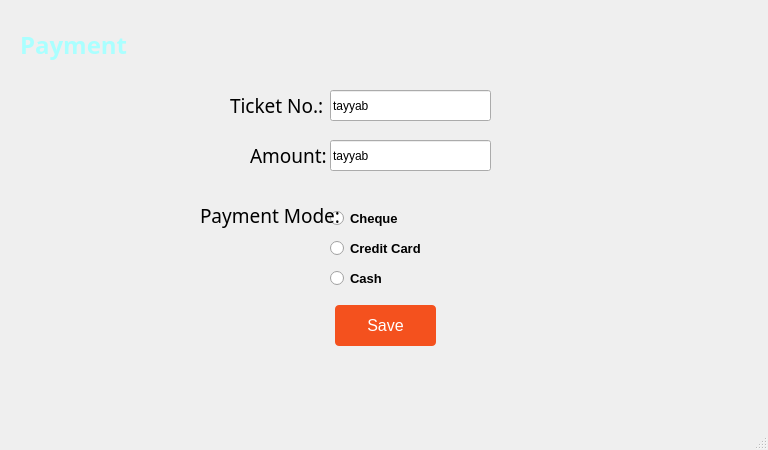
<?xml version="1.0" encoding="UTF-8"?>
<ui version="4.0">
 <class>Payment</class>
 <widget class="QMainWindow" name="Payment">
  <property name="geometry">
   <rect>
    <x>0</x>
    <y>0</y>
    <width>768</width>
    <height>450</height>
   </rect>
  </property>
  <property name="windowTitle">
   <string>Payment</string>
  </property>
  <widget class="QWidget" name="centralwidget">
   <widget class="QLabel" name="pic2_label">
    <property name="geometry">
     <rect>
      <x>0</x>
      <y>0</y>
      <width>761</width>
      <height>401</height>
     </rect>
    </property>
    <property name="text">
     <string/>
    </property>
    <property name="pixmap">
     <pixmap>../../Downloads/airline/back.jpg</pixmap>
    </property>
    <property name="scaledContents">
     <bool>true</bool>
    </property>
    <property name="wordWrap">
     <bool>false</bool>
    </property>
   </widget>
   <widget class="QRadioButton" name="radioButton_2">
    <property name="geometry">
     <rect>
      <x>330</x>
      <y>240</y>
      <width>101</width>
      <height>17</height>
     </rect>
    </property>
    <property name="font">
     <font>
      <pointsize>10</pointsize>
      <weight>75</weight>
      <bold>true</bold>
     </font>
    </property>
    <property name="text">
     <string>Credit Card</string>
    </property>
   </widget>
   <widget class="QLineEdit" name="lineEdit_8">
    <property name="geometry">
     <rect>
      <x>330</x>
      <y>140</y>
      <width>161</width>
      <height>31</height>
     </rect>
    </property>
    <property name="text">
     <string>tayyab</string>
    </property>
    <property name="echoMode">
     <enum>QLineEdit::Normal</enum>
    </property>
   </widget>
   <widget class="QLineEdit" name="lineEdit_2">
    <property name="geometry">
     <rect>
      <x>330</x>
      <y>90</y>
      <width>161</width>
      <height>31</height>
     </rect>
    </property>
    <property name="text">
     <string>tayyab</string>
    </property>
    <property name="echoMode">
     <enum>QLineEdit::Normal</enum>
    </property>
   </widget>
   <widget class="QLabel" name="label_4">
    <property name="geometry">
     <rect>
      <x>230</x>
      <y>90</y>
      <width>141</width>
      <height>31</height>
     </rect>
    </property>
    <property name="font">
     <font>
      <family>Andalus</family>
     </font>
    </property>
    <property name="text">
     <string>&lt;html&gt;&lt;head/&gt;&lt;body&gt;&lt;p&gt;&lt;span style=&quot; font-size:14pt; color:#000000;&quot;&gt;Ticket No.:&lt;/span&gt;&lt;/p&gt;&lt;/body&gt;&lt;/html&gt;</string>
    </property>
   </widget>
   <widget class="QLabel" name="label_3">
    <property name="geometry">
     <rect>
      <x>250</x>
      <y>140</y>
      <width>141</width>
      <height>31</height>
     </rect>
    </property>
    <property name="font">
     <font>
      <family>Andalus</family>
     </font>
    </property>
    <property name="text">
     <string>&lt;html&gt;&lt;head/&gt;&lt;body&gt;&lt;p&gt;&lt;span style=&quot; font-size:14pt; color:#000000;&quot;&gt;Amount:&lt;/span&gt;&lt;/p&gt;&lt;/body&gt;&lt;/html&gt;</string>
    </property>
   </widget>
   <widget class="QRadioButton" name="radioButton_3">
    <property name="geometry">
     <rect>
      <x>330</x>
      <y>270</y>
      <width>82</width>
      <height>17</height>
     </rect>
    </property>
    <property name="font">
     <font>
      <pointsize>10</pointsize>
      <weight>75</weight>
      <bold>true</bold>
     </font>
    </property>
    <property name="text">
     <string>Cash</string>
    </property>
   </widget>
   <widget class="QRadioButton" name="radioButton">
    <property name="geometry">
     <rect>
      <x>330</x>
      <y>210</y>
      <width>82</width>
      <height>17</height>
     </rect>
    </property>
    <property name="font">
     <font>
      <pointsize>10</pointsize>
      <weight>75</weight>
      <bold>true</bold>
     </font>
    </property>
    <property name="text">
     <string>Cheque</string>
    </property>
   </widget>
   <widget class="QLabel" name="label_6">
    <property name="geometry">
     <rect>
      <x>200</x>
      <y>200</y>
      <width>161</width>
      <height>31</height>
     </rect>
    </property>
    <property name="font">
     <font>
      <family>Andalus</family>
     </font>
    </property>
    <property name="text">
     <string>&lt;html&gt;&lt;head/&gt;&lt;body&gt;&lt;p&gt;&lt;span style=&quot; font-size:14pt; color:#000000;&quot;&gt;Payment Mode:&lt;/span&gt;&lt;/p&gt;&lt;/body&gt;&lt;/html&gt;</string>
    </property>
   </widget>
   <widget class="QPushButton" name="pushButton">
    <property name="geometry">
     <rect>
      <x>330</x>
      <y>300</y>
      <width>111</width>
      <height>51</height>
     </rect>
    </property>
    <property name="styleSheet">
     <string notr="true">QPushButton {
  display: inline-block;
  border-radius: 4px;
  background-color: #f4511e;
  border: none;
  color: #FFFFFF;
  text-align: center;
  font-size: 16px;
  padding: 5px;
  width: 100px;
  transition: all 0.5s;
  cursor: pointer;
  margin: 5px;
}</string>
    </property>
    <property name="text">
     <string>Save</string>
    </property>
   </widget>
   <widget class="QLabel" name="label">
    <property name="geometry">
     <rect>
      <x>20</x>
      <y>10</y>
      <width>351</width>
      <height>71</height>
     </rect>
    </property>
    <property name="font">
     <font>
      <family>Andalus</family>
     </font>
    </property>
    <property name="text">
     <string>&lt;!DOCTYPE HTML PUBLIC &quot;-//W3C//DTD HTML 4.0//EN&quot; &quot;http://www.w3.org/TR/REC-html40/strict.dtd&quot;&gt;
&lt;html&gt;&lt;head&gt;&lt;meta name=&quot;qrichtext&quot; content=&quot;1&quot; /&gt;&lt;style type=&quot;text/css&quot;&gt;
p, li { white-space: pre-wrap; }
&lt;/style&gt;&lt;/head&gt;&lt;body style=&quot; font-family:'Andalus'; font-size:8pt; font-weight:400; font-style:normal;&quot;&gt;
&lt;p style=&quot; margin-top:0px; margin-bottom:0px; margin-left:0px; margin-right:0px; -qt-block-indent:0; text-indent:0px;&quot;&gt;&lt;span style=&quot; font-family:'MS Shell Dlg 2'; font-size:18pt; font-weight:600; color:#aaffff;&quot;&gt;Payment&lt;/span&gt;&lt;/p&gt;&lt;/body&gt;&lt;/html&gt;</string>
    </property>
   </widget>
  </widget>
  <widget class="QMenuBar" name="menubar">
   <property name="geometry">
    <rect>
     <x>0</x>
     <y>0</y>
     <width>768</width>
     <height>21</height>
    </rect>
   </property>
  </widget>
  <widget class="QStatusBar" name="statusbar"/>
 </widget>
 <resources/>
 <connections/>
</ui>
